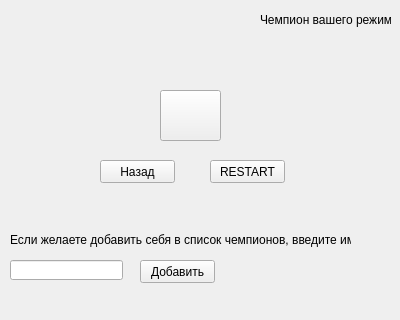
<?xml version="1.0" encoding="UTF-8"?>
<ui version="4.0">
 <class>Form</class>
 <widget class="QWidget" name="Form">
  <property name="geometry">
   <rect>
    <x>0</x>
    <y>0</y>
    <width>400</width>
    <height>320</height>
   </rect>
  </property>
  <property name="windowTitle">
   <string>Form</string>
  </property>
  <widget class="QPushButton" name="nazad1">
   <property name="geometry">
    <rect>
     <x>100</x>
     <y>160</y>
     <width>75</width>
     <height>23</height>
    </rect>
   </property>
   <property name="text">
    <string>Назад</string>
   </property>
  </widget>
  <widget class="QPushButton" name="restarting1">
   <property name="geometry">
    <rect>
     <x>210</x>
     <y>160</y>
     <width>75</width>
     <height>23</height>
    </rect>
   </property>
   <property name="text">
    <string>RESTART</string>
   </property>
  </widget>
  <widget class="QPushButton" name="pushButton">
   <property name="geometry">
    <rect>
     <x>160</x>
     <y>90</y>
     <width>61</width>
     <height>51</height>
    </rect>
   </property>
   <property name="text">
    <string/>
   </property>
  </widget>
  <widget class="QLabel" name="label">
   <property name="geometry">
    <rect>
     <x>120</x>
     <y>40</y>
     <width>121</width>
     <height>31</height>
    </rect>
   </property>
   <property name="text">
    <string/>
   </property>
  </widget>
  <widget class="QLabel" name="label_2">
   <property name="geometry">
    <rect>
     <x>10</x>
     <y>230</y>
     <width>341</width>
     <height>20</height>
    </rect>
   </property>
   <property name="text">
    <string>Если желаете добавить себя в список чемпионов, введите имя</string>
   </property>
  </widget>
  <widget class="QLineEdit" name="lineEdit">
   <property name="geometry">
    <rect>
     <x>10</x>
     <y>260</y>
     <width>113</width>
     <height>20</height>
    </rect>
   </property>
  </widget>
  <widget class="QLabel" name="errorz">
   <property name="geometry">
    <rect>
     <x>10</x>
     <y>290</y>
     <width>201</width>
     <height>16</height>
    </rect>
   </property>
   <property name="text">
    <string/>
   </property>
  </widget>
  <widget class="QPushButton" name="appendd">
   <property name="geometry">
    <rect>
     <x>140</x>
     <y>260</y>
     <width>75</width>
     <height>23</height>
    </rect>
   </property>
   <property name="text">
    <string>Добавить</string>
   </property>
  </widget>
  <widget class="QLabel" name="label_3">
   <property name="geometry">
    <rect>
     <x>260</x>
     <y>10</y>
     <width>131</width>
     <height>20</height>
    </rect>
   </property>
   <property name="text">
    <string>Чемпион вашего режима</string>
   </property>
  </widget>
  <widget class="QLabel" name="label_4">
   <property name="geometry">
    <rect>
     <x>306</x>
     <y>40</y>
     <width>71</width>
     <height>20</height>
    </rect>
   </property>
   <property name="text">
    <string/>
   </property>
  </widget>
 </widget>
 <resources/>
 <connections/>
</ui>
